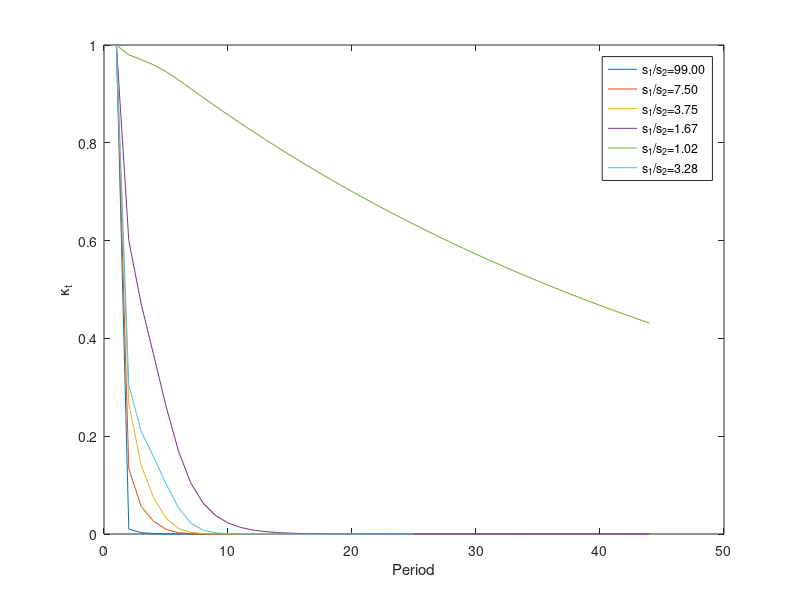

MATLAB code for this plot:
%-------------------------------------------------------------------------%
% Perform unbalanced growth simulation experiments for simple Piketty model
%-------------------------------------------------------------------------%
% This program calls the following .m and .mat file(s)
%   * kappa_ss.m: solves for the steady-state kappa_bar and k1tilbar
%-------------------------------------------------------------------------%

%-------------------------------------------------------------------------%
% Opening Commands
%-------------------------------------------------------------------------%
clear ;
%cd('/Users/rwe2/Documents/BYU Economics/Paper Ideas/simple-piketty/MATLAB') ;

starttime = clock ; % start timer

%-------------------------------------------------------------------------%
% Set parameters initial values
%-------------------------------------------------------------------------%
% A        = scalar, production function scale parameter
% alpha    = scalar, capital share of income, production function parameter
% delta_an = scalar, annual rate of capital depreciation
% delta    = scalar, generational rate of capital depreciation
% theta    = scalar, percent of population that is type 1
% g_an     = scalar, annual growth rate of labor augmenting technological
%            change
% g        = scalar, generational growth rate of labor augmenting
%            technological change
% s1       = scalar, savings rate of type 1 individuals
% s2       = scalar, savings rate of type 2 individuals
% gam1     = scalar, level parameter for utility of bequests for type 1
% gam2     = scalar, level parameter for utility of bequests for type 2
% l1       = scalar, labor endowment of type 1 households
% l2       = scalar, labor endowment of type 2 households
% L        = scalar, aggregate labor
% Delta    = scalar, interest rate wedge: Delta = r1t - r2t
% etavec   = etasize x 1 vector, values of eta to test, production function
%            parameter proportional to the elasticity of substitution
%            between capital and labor
% etasize  = integer, number of values of eta to check
%-------------------------------------------------------------------------%
A = 1 ;
alpha = 0.35 ;
delta_an = 0.08 ;
delta = 1 - (1 - delta_an)^30 ;
theta = 0.20 ;
g_an = 0.02 ;
g = (1 + g_an)^30 - 1 ;
s1 = 0.236 ;
s2 = 0.072 ;
gam1 = s1/(1-s1) ;
gam2 = s2/(1-s2) ;
l1 = 1 ;
l2 = 1 ;
L = theta*l1 + (1-theta)*l2 ;
Delta = 0 ;
etavec = [-1 0 2/3]' ;
etasize = size(etavec) ;
etasize = etasize(1) ;

%-------------------------------------------------------------------------%
% Do long-run solution of the model for different values of l1 given l2 = 1
%-------------------------------------------------------------------------%
% lvec      = simsL x 1 vector, l1 values to test for kappa_bar and
%             omega_bar
% omkapmatL = simsL x 6 matrix, (omega_bar,kappa_bar) combinations
%             corresponding to l1 values and varying eta (-1, 0, 2/3)
% simsL     = integer, number of combinations of values of l1 for which to
%             compute kappa_bar and omega_bar
% eta       = scalar, production function parameter proportional to the
%             elasticity of substitution between capital and labor
%-------------------------------------------------------------------------%
lvec = [2 5 10]' ;
s1 = 0.105 ;
s2 = 0.105 ;
Delta = 0 ;
simsL = size(lvec) ;
simsL = simsL(1) ;
omkapmatL = zeros(simsL,6) ;

k1init = 1 ;
k2init = 1 ;
kapinit = k2init/k1init ;
Kinit = theta*k1init + (1 - theta)*k2init ;

for et = 1:etasize
    eta = etavec(et) ;
    for sim = 1:simsL

        %-----------------------------------------------------------------%
        % Solve for kappa_bar and omega_bar by simulating a time series
        %-----------------------------------------------------------------%
        % k1init   = scalar, initial value of type 1 household wealth
        % k2init   = scalar, initial value of type 2 household wealth
        % kapinit  = scalar, initial value of kappa
        % k1       = scalar, current period's value of type 1 capital
        % k2       = scalar, current period's value of type 2 capital
        % kap      = scalar, current period's value of kappa_t
        % per      = integer, iteration number of simulation
        % kdist    = scalar, distance measure of kappa' from kappa
        % mindist  = scalar, tolerance level of distance governing
        %            convergence
        % maxper   = integer, maximum number of periods to simulate
        % K        = scalar, current period value of aggregate capital K_t
        % Gamma    = scalar, current period value of Gamma_t
        % Y        = scalar, current period value of aggregate output Y_t
        % w        = scalar, current period value of real wage w_t
        % r        = scalar, current period value of real rental rate r_t
        % r1       = scalar, current period value of real return for type 1
        %            households
        % r2       = scalar, current period value of real return for type 2
        %            households
        % k1pr     = scalar, next period's value of type 1 capital
        % k2pr     = scalar, next period's value of type 2 capital
        % kappr    = scalar, next period's value of kappa'
        %-----------------------------------------------------------------%
        l1 = lvec(sim) ;
        k1 = k1init ;
        k2 = k2init ;
        kap = kapinit ;
        per = 1 ;
        kdist = 10 ;
        mindist = 10^(-10) ;
        maxper = 200 ;

        while kdist > mindist && per < maxper
            per = per + 1 ;
            K = theta*k1 + (1 - theta)*k2 ;
            Gamma = (alpha*(K^eta))/(alpha*(K^eta) + (1 - alpha)*(L^eta)) ;
            if eta == 0
                Y = exp(g*per)*A*(K^alpha)*(L^(1 - alpha)) ;
            else
                Y = exp(g*per)*A*(alpha*(K^eta) + ...
                    (1 - alpha)*(L^eta))^(1/eta) ;
            end
            w = (1 - Gamma)*(Y/L) ;
            r = Gamma*(Y/K) - delta ;
            r1 = r + (Delta*(1-theta)*k2)/K ;
            r2 = r - (Delta*theta*k1)/K ;
            k1pr = s1*(w*l1 + (1 + r1)*k1) ;
            k2pr = s2*(w*l2 + (1 + r2)*k2) ;
            kappr = k2pr/k1pr ;
            kdist = abs(kappr - kap) ;
            k1 = k1pr ;
            k2 = k2pr ;
            kap = kappr ;
        end
        
        omkapmatL(sim,(2*et)-1) = theta*k1pr/(theta*k1pr + ...
                                  (1 - theta)*k2pr) ;
        omkapmatL(sim,2*et) = kap ;
    end
end
    
display([lvec omkapmatL]) ;

%-------------------------------------------------------------------------%
% Do long-run solution of the model for different values of Delta = r1 - r2
%-------------------------------------------------------------------------%
% Dvec      = simsD x 1 vector, Delta values to test for kappa_bar and
%             omega_bar
% simsD     = integer, number of combinations of values of Delta for which
%             to compute kappa_bar and omega_bar
% omkapmatD = simsD x 6 matrix, (omega_bar,kappa_bar) combinations
%             corresponding to Delta values and varying eta (-1, 0, 2/3)
% eta       = scalar, production function parameter proportional to the
%             elasticity of substitution between capital and labor
%-------------------------------------------------------------------------%
Dvec = [0.01 0.04 0.10 0.15 0.20]' ;
l1 = 1 ;
s1 = 0.105 ;
s2 = 0.105 ;
simsD = size(Dvec) ;
simsD = simsD(1) ;
omkapmatD = zeros(simsD,6) ;

for et = 1:etasize
    eta = etavec(et) ;
    for sim = 1:simsD

        %-----------------------------------------------------------------%
        % Solve for kappa_bar and omega_bar by simulating a time series
        %-----------------------------------------------------------------%
        Delta = Dvec(sim) ;
        k1 = k1init ;
        k2 = k2init ;
        kap = kapinit ;
        per = 1 ;
        kdist = 10 ;
        mindist = 10^(-10) ;
        maxper = 50 ;

        while kdist > mindist && per < maxper
            per = per + 1 ;
            K = theta*k1 + (1 - theta)*k2 ;
            Gamma = (alpha*(K^eta))/(alpha*(K^eta) + (1 - alpha)*(L^eta)) ;
            if eta == 0
                Y = exp(g*per)*A*(K^alpha)*(L^(1 - alpha)) ;
            else
                Y = exp(g*per)*A*(alpha*(K^eta) + ...
                    (1 - alpha)*(L^eta))^(1/eta) ;
            end
            w = (1 - Gamma)*(Y/L) ;
            r = Gamma*(Y/K) - delta ;
            r1 = r + (Delta*(1-theta)*k2)/K ;
            r2 = r - (Delta*theta*k1)/K ;
            k1pr = s1*(w*l1 + (1 + r1)*k1) ;
            k2pr = s2*(w*l2 + (1 + r2)*k2) ;
            kappr = k2pr/k1pr ;
            kdist = abs(kappr - kap) ;
            k1 = k1pr ;
            k2 = k2pr ;
            kap = kappr ;
        end
        
        omkapmatD(sim,(2*et)-1) = theta*k1pr/(theta*k1pr + ...
                                  (1 - theta)*k2pr) ;
        omkapmatD(sim,2*et) = kap ;
    end
end
    
display([Dvec omkapmatD]) ;

%-------------------------------------------------------------------------%
% Do long-run solution of the model for different values of s1 and s2
%-------------------------------------------------------------------------%
% Smat      = simsS x 2 matrix, (s1,s2) pairs to test for kappa_bar and
%             omega_bar
% simsS     = integer, number of combinations of (s1,s2) pairs for which to
%             compute kappa_bar and omega_bar
% omkapmatS = simsS x 6 matrix, (omega_bar,kappa_bar) combinations
%             corresponding to (s1,s2) pairs and varying eta (-1, 0, 2/3)
% eta       = scalar, production function parameter proportional to the
%             elasticity of substitution between capital and labor
%-------------------------------------------------------------------------%
smat = [0.99 0.01; 0.75 0.1; 0.75 0.2; 0.5 0.3; 0.5 0.49; 0.236 0.072] ;
l1 = 1 ;
Delta = 0  ;
simsS = size(smat) ;
simsS = simsS(1) ;
maxper = 200 ;
omkapmatS = zeros(simsS,6) ;
kapmat = zeros(maxper,simsS) ;

for et = 1:etasize
    eta = etavec(et) ;
    for sim = 1:simsS

        %-----------------------------------------------------------------%
        % Solve for kappa_bar and omega_bar by simulating a time series
        %-----------------------------------------------------------------%
        s1 = smat(sim,1) ;
        s2 = smat(sim,2) ;
        k1 = k1init ;
        k2 = k2init ;
        kap = kapinit ;
        per = 1 ;
        kdist = 10 ;
        mindist = 10^(-10) ;
        omvec = zeros(maxper,1) ;
        k1vec = zeros(maxper,1) ;
        k2vec = zeros(maxper,1) ;
        k1vecg = zeros(maxper,1) ;
        k2vecg = zeros(maxper,1) ;
        kapmat(per,sim) = kap ;
        omvec(per) = (theta*k1)/(theta*k1 + (1 - theta)*k2) ;
        k1vec(per) = k1 ;
        k2vec(per) = k2 ;

        while kdist > mindist && per < maxper && kap > 0
            per = per + 1 ;
            K = theta*k1 + (1 - theta)*k2 ;
            Gamma = (alpha*(K^eta))/(alpha*(K^eta) + (1 - alpha)*(L^eta)) ;
            if eta == 0
                Y = exp(g*per)*A*(K^alpha)*(L^(1 - alpha)) ;
            else
                Y = exp(g*per)*A*(alpha*(K^eta) + ...
                    (1 - alpha)*(L^eta))^(1/eta) ;
            end
            w = (1 - Gamma)*(Y/L) ;
            r = Gamma*(Y/K) - delta ;
            r1 = r + (Delta*(1-theta)*k2)/K ;
            r2 = r - (Delta*theta*k1)/K ;
            k1pr = s1*(w*l1 + (1 + r1)*k1) ;
            k2pr = s2*(w*l2 + (1 + r2)*k2) ;
            kappr = k2pr/k1pr ;
            kdist = abs(kappr - kap) ;
            k1vecg(per-1) = (k1pr - k1)/k1 ;
            k2vecg(per-1) = (k2pr - k2)/k2 ;
            k1 = k1pr ;
            k2 = k2pr ;
            kap = kappr ;
            kapmat(per,sim) = kap ;
            omvec(per) = (theta*k1)/(theta*k1 + (1 - theta)*k2) ;
        end
        
        omkapmatS(sim,(2*et)-1) = theta*k1pr/(theta*k1pr + ...
                                  (1 - theta)*k2pr) ;
        omkapmatS(sim,2*et) = kap ;
    end
end
    
display([smat smat(:,1)./smat(:,2) omkapmatS]) ;

figure(1)
plot(1:1:12,kapmat(1:12,1),1:1:16,kapmat(1:16,2),1:1:21,kapmat(1:21,3),1:1:44,kapmat(1:44,4),1:1:44,kapmat(1:44,5),1:1:25,kapmat(1:25,6))
legend('s_1/s_2=99.00','s_1/s_2=7.50','s_1/s_2=3.75','s_1/s_2=1.67','s_1/s_2=1.02','s_1/s_2=3.28')
xlabel('Period'); ylabel('\kappa_t')



%-------------------------------------------------------------------------%
runtime = etime(clock,starttime) ; % end timer
save UnbalGrSims.mat ;
